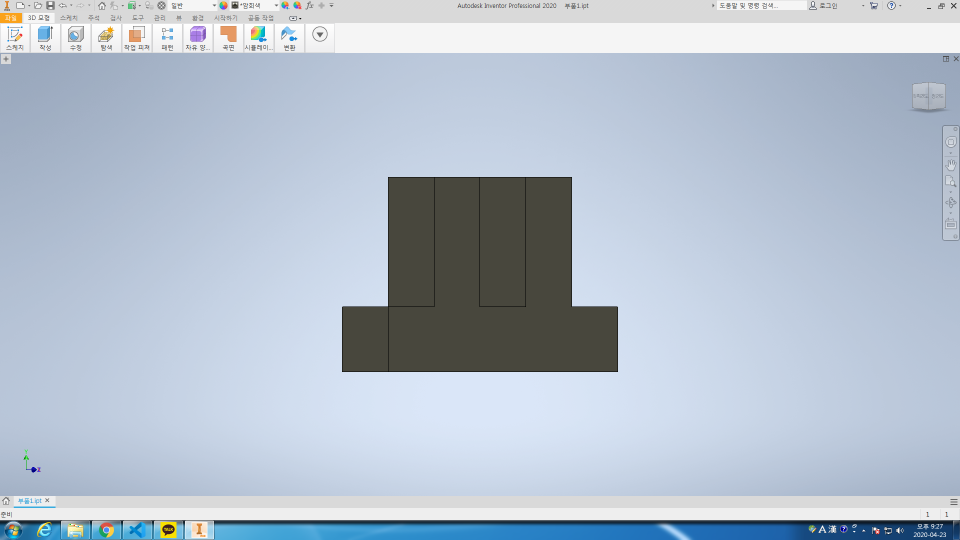
#> input picture failure_find+excel/data1/rotation_01_01.png, 1920 x 1080 px, found by its file name (shown at 1/2 size)
$ python 100.py
#> lines starting #> are read from the running program, lines starting #| are printed output that depends on the picture; after the words box and inside, x2 and y2 are one past the last pixel; in counts of white or black regions, pixels touching at a corner belong together
"""
1. 사진 보정
2. roi 추출
3. 사진 규격 통일
4. 좌표 추출
5. 원본 좌표와 비교
6. 불량 구분
"""
import cv2
import numpy as np

def retouching(path):
    rotation_point = []

    image = cv2.imread(path, cv2.IMREAD_COLOR)
#> image is the input picture: shape (1080, 1920, 3); mean B, G, R 205.8, 191.5, 179.7
    # cv2.imshow("result", gray)
    # cv2.waitKey(0)
    # cv2.destroyAllWindows()

    gray = cv2.cvtColor(image, cv2.COLOR_BGR2GRAY)
    # cv2.imshow("result", gray)
    # cv2.waitKey(0)
    # cv2.destroyAllWindows()

    edge = cv2.Canny(gray, 50, 100)
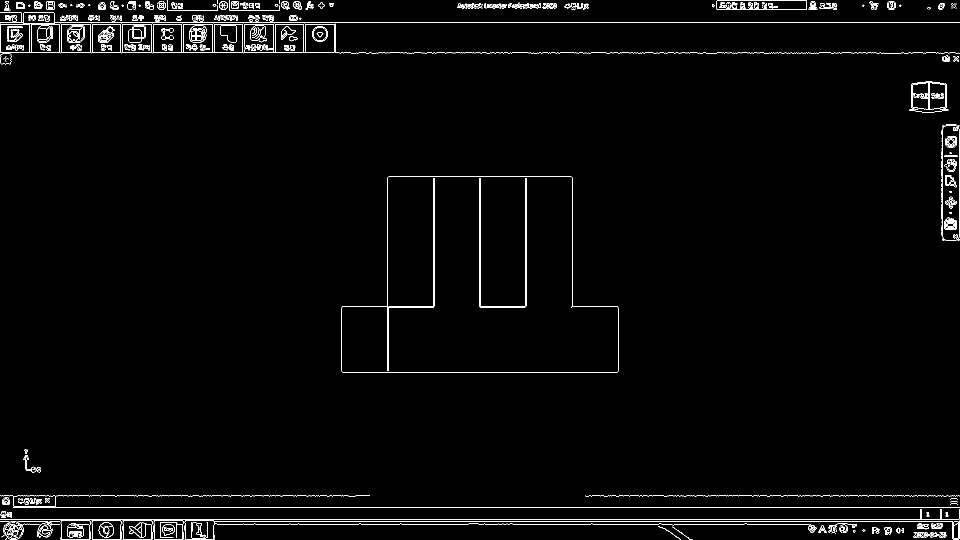
#> edge: shape (1080, 1920) (shown at 1/2 size); 1.8% white in thin lines or dots
    # cv2.imshow("result", edge)
    # cv2.waitKey(0)
    # cv2.destroyAllWindows()

    edge = cv2.bitwise_not(edge)
#> edge: shape (1080, 1920); 98.2% white; black in thin lines or dots
    # cv2.imshow("result", edge)
    # cv2.waitKey(0)
    # cv2.destroyAllWindows()

    contours = cv2.findContours(edge.copy(), cv2.RETR_LIST, cv2.CHAIN_APPROX_SIMPLE)
#> contours = 3281 contours, 2670 with area under 20; largest, box (x1, y1, x2, y2) and area: (0, 46, 1920, 1080) 1973200, (0, 0, 1920, 46) 84015, (304, 47, 488, 107) 10450, (487, 47, 670, 107) 4421, (243, 47, 305, 107) 3482
    cv2.drawContours(edge, contours[0], -1, (0, 0, 0), 1, cv2.LINE_8)
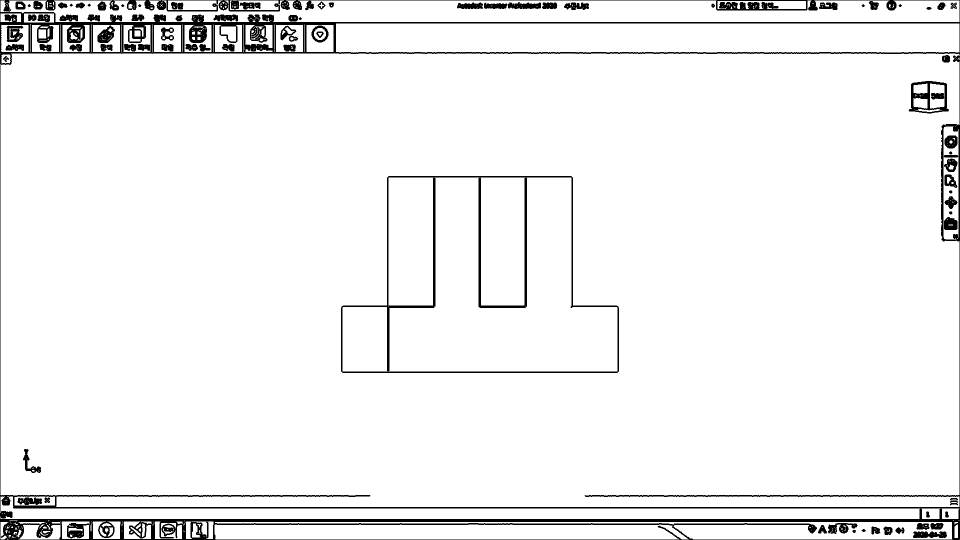
#> edge: shape (1080, 1920) (shown at 1/2 size); 94.9% white; 82 black regions
    # cv2.imshow("result", edge)
    # cv2.waitKey(0)
    # cv2.destroyAllWindows()

    contours, hierarchy = cv2.findContours(edge, cv2.RETR_TREE, cv2.CHAIN_APPROX_SIMPLE)
#> contours = 603 contours, 424 with area under 20; largest, box (x1, y1, x2, y2) and area: (1, 106, 1919, 1014) 1718987, (681, 351, 1239, 747) 172307, (778, 355, 1235, 743) 102680, (672, 47, 1919, 105) 70236, (17, 1, 1919, 44) 67728

    for cnt in enumerate(contours):
        epsilon = 0.005 * cv2.arcLength(cnt[1], True)
        approx = cv2.approxPolyDP(cnt[1], epsilon, True)

        if (80000 < cv2.contourArea(cnt[1]) < 1000000):
            if (hierarchy[0][cnt[0]][2] == -1 and len(approx) >= 12):
                Max = Max2 = -float("inf")
                Min = Min2 = float("inf")
                Max_num = Max2_num = 0
                Min_num = Min2_num = 0
                for i in range(len(approx)):
                    if (approx[i][0][0] >= Max):
                        Max2 = Max
                        Max2_num = Max_num
                        Max = approx[i][0][0]
                        Max_num = i
                    elif (Max2 < approx[i][0][0] < Max):
                        Max2 = approx[i][0][0]
                        Max2_num = i
                    if (approx[i][0][0] <= Min):
                        Min2 = Min
                        Min2_num = Min_num
                        Min = approx[i][0][0]
                        Min_num = i
                    elif (Min2 > approx[i][0][0] > Min):
                        Min2 = approx[i][0][0]
                        Min2_num = i

                if (approx[Min_num][0][1] > approx[Min2_num][0][1]):
                    rotation_point.append([])
                    rotation_point[0].append(approx[Min2_num][0][0])
                    rotation_point[0].append(approx[Min2_num][0][1])
                    rotation_point.append([])
                    rotation_point[1].append(approx[Min_num][0][0])
                    rotation_point[1].append(approx[Min_num][0][1])
                    if (approx[Max_num][0][1] > approx[Max2_num][0][1]):
                        rotation_point.append([])
                        rotation_point[2].append(approx[Max2_num][0][0])
                        rotation_point[2].append(approx[Max2_num][0][1])
                        rotation_point.append([])
                        rotation_point[3].append(approx[Max_num][0][0])
                        rotation_point[3].append(approx[Max_num][0][1])
                    else:
                        rotation_point.append([])
                        rotation_point[2].append(approx[Max_num][0][0])
                        rotation_point[2].append(approx[Max_num][0][1])
                        rotation_point.append([])
                        rotation_point[3].append(approx[Max2_num][0][0])
                        rotation_point[3].append(approx[Max2_num][0][1])
                else:
                    rotation_point.append([])
                    rotation_point[0].append(approx[Min_num][0][0])
                    rotation_point[0].append(approx[Min_num][0][1])
                    rotation_point.append([])
                    rotation_point[1].append(approx[Min2_num][0][0])
                    rotation_point[1].append(approx[Min2_num][0][1])
                    if (approx[Max_num][0][1] > approx[Max2_num][0][1]):
                        rotation_point.append([])
                        rotation_point[2].append(approx[Max2_num][0][0])
                        rotation_point[2].append(approx[Max2_num][0][1])
                        rotation_point.append([])
                        rotation_point[3].append(approx[Max_num][0][0])
                        rotation_point[3].append(approx[Max_num][0][1])
                    else:
                        rotation_point.append([])
                        rotation_point[2].append(approx[Max_num][0][0])
                        rotation_point[2].append(approx[Max_num][0][1])
                        rotation_point.append([])
                        rotation_point[3].append(approx[Max2_num][0][0])
                        rotation_point[3].append(approx[Max2_num][0][1])
#> this loop made 603 passes
#> epsilon on pass 228: 11.07
#> epsilon on passes 5, 9, 11, 21, 22, 23: 0.0741, 0.0724, 0.0683, 0.105, 0.0554, 0.177
#> after the loop, rotation_point = [[779, 616], [778, 742], [1234, 615], [1234, 742]]

    h, w = image.shape[:2]
#> h = 1080; w = 1920

    pts1 = np.float32(rotation_point)
#> pts1 = [[779, 616], [778, 742], [1234, 615], [1234, 742]]
    pts2 = np.float32([[637, 615], [637, 741], [1282, 615], [1282, 741]])

    M = cv2.getPerspectiveTransform(pts1, pts2)
#> M = [[1.48, 0.0231, -511.1], [0.0133, 1.04, -19.6], [1.79e-05, 1.8e-05, 1]]

    return image, cv2.warpPerspective(image, M, (w, h))

def extraction(image): # 원본에서 roi 추출
    # [4 lines of commented-out code are left out]

    gray = cv2.cvtColor(image, cv2.COLOR_BGR2GRAY)
    # cv2.imshow("1", gray)
    # cv2.waitKey(0)
    # cv2.destroyAllWindows()

    edge = cv2.Canny(gray, 50, 100)
    # cv2.imshow("1", edge)
    # cv2.waitKey(0)
    # cv2.destroyAllWindows()

    edge = cv2.bitwise_not(edge)
    # cv2.imshow("1", edge)
    # cv2.waitKey(0)
    # cv2.destroyAllWindows()

    contours = cv2.findContours(edge.copy(), cv2.RETR_LIST, cv2.CHAIN_APPROX_SIMPLE)
    cv2.drawContours(edge, contours[0], -1, (0, 0, 0), 1, cv2.LINE_8)

    contours, hierarchy = cv2.findContours(edge, cv2.RETR_TREE, cv2.CHAIN_APPROX_SIMPLE)

    for cnt in enumerate(contours): # 차영상에서 도형 정보 수집
        epsilon = 0.005 * cv2.arcLength(cnt[1], True)
        approx = cv2.approxPolyDP(cnt[1], epsilon, True)

        if (80000 < cv2.contourArea(cnt[1]) < 1000000 and len(approx) >= 8):
            # 넓이 한번 거른후, 엣지마다 바깥, 안 컨투어가 생기는데 안쪽 컨투어 사용, 꼭지점 8개 이상
            # 컨투어 내부에 컨투어가 없다는걸 전제로 했는데 구멍이 있을경우 X (회전보정때 사용해서 변경도 X)
            # 엣지에 컨투어 2개가 생기는경우 큰쪽이 작은쪽의 부모인가(같거나 더 작은가)로 확인해야할듯 -> 모든경우 일치
            # 일단 귀찮아서 마지막걸로 바꿨는데 나름 잘되는듯
            left, top, width, height = cv2.boundingRect(cnt[1])
            dst = image.copy()
            dst = image[top - 10:top + height + 10, left - 10:left + width + 10]
    return dst

def Standardization(image):
    height, width = 600, 1000
    blank_image = np.zeros((height, width, 3), np.uint8)
    blank_image = cv2.bitwise_not(blank_image)

    result_y, result_x = roi.shape[:2]
    blank_image[height - result_y:height, 0:result_x] = image


    return blank_image

path = "C:/Users/HSWB/Desktop/edge_detector/data1/rotation_01_01.png"

clip, retouch_clip = retouching(path) # 사진 보정

roi = extraction(retouch_clip) # roi 추출
#> in extraction, `gray = cv2.cvtColor(image, cv2.COLOR_BGR2GRAY)`:
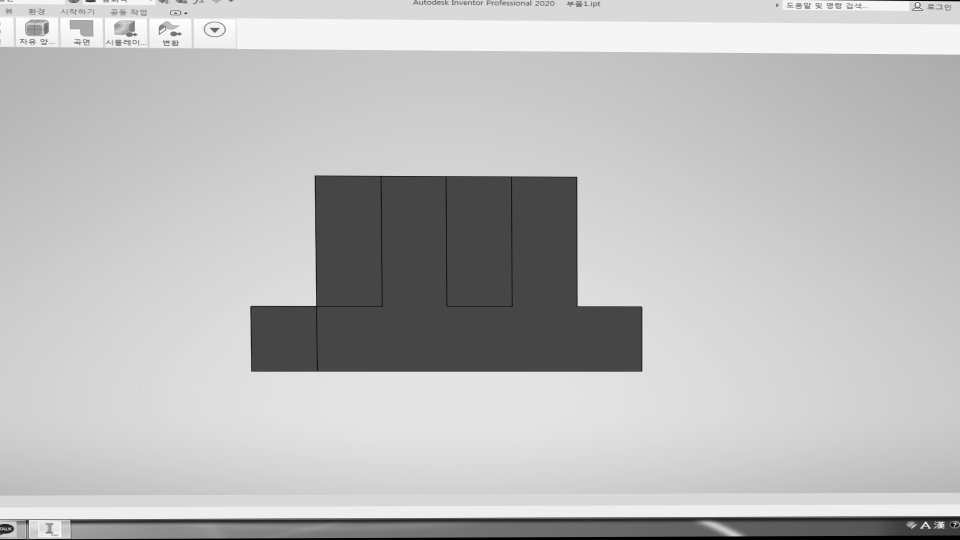
#> gray: shape (1080, 1920) (shown at 1/2 size); min 0, max 255, mean 188.3
#> in extraction, `edge = cv2.Canny(gray, 50, 100)`: edge: shape (1080, 1920); 1.3% white in thin lines or dots
#> in extraction, `edge = cv2.bitwise_not(edge)`:
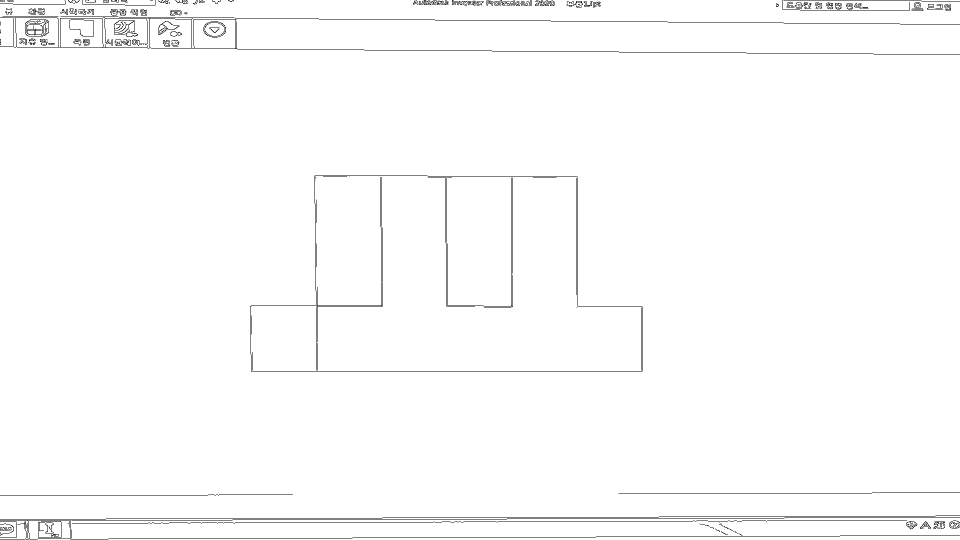
#> edge: shape (1080, 1920) (shown at 1/2 size); 98.7% white; black in thin lines or dots
#> in extraction, `contours = cv2.findContours(edge.copy(), cv2.RETR_LIST, cv2.CHAIN_APPR..`: contours = 1158 contours, 810 with area under 20; largest, box (x1, y1, x2, y2) and area: (0, 0, 1920, 1080) 2066681, (503, 742, 1284, 745) 1558, (633, 563, 766, 685) 830, (1424, 985, 1745, 988) 638, (101, 989, 417, 992) 628
#> in extraction, `cv2.drawContours(edge, contours[0], -1, (0, 0, 0), 1, cv2.LINE_8)`:
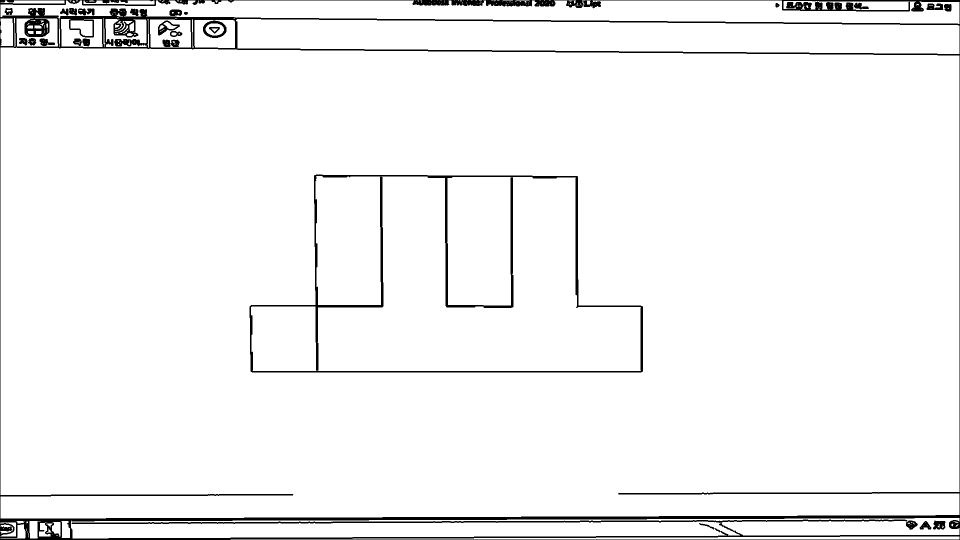
#> edge: shape (1080, 1920) (shown at 1/2 size); 96% white; 26 black regions
#> in extraction, `contours, hierarchy = cv2.findContours(edge, cv2.RETR_TREE, cv2.CHAIN_..`: contours = 284 contours, 210 with area under 20; largest, box (x1, y1, x2, y2) and area: (1, 95, 1919, 1037) 1777012, (498, 348, 1287, 746) 243728, (635, 353, 1282, 742) 145699, (472, 38, 1919, 108) 82092, (1, 1, 1919, 94) 56900
#> the loop in extraction, `for cnt in enumerate(contours):` made 284 passes
#> (epsilon, left, top, width, height) on passes 44, 49: (11.8, 498, 348, 789, 398), (13.03, 635, 353, 647, 389)
#> (cnt, epsilon) on passes 2, 3, 4, 5, 7, 8: ((1, [[112, 1070], [115, 1070]]), 0.03), ((2, [[104, 1068]]), 0), ((3, [[56, 1066], [56, 1074]]), 0.08), ((4, [[54, 1063], [55, 1064]]), 0.0141), ((6, [[53, 1057], [53, 1061]]), 0.04), ((7, [[18, 1057], [19, 1057]]), 0.01)
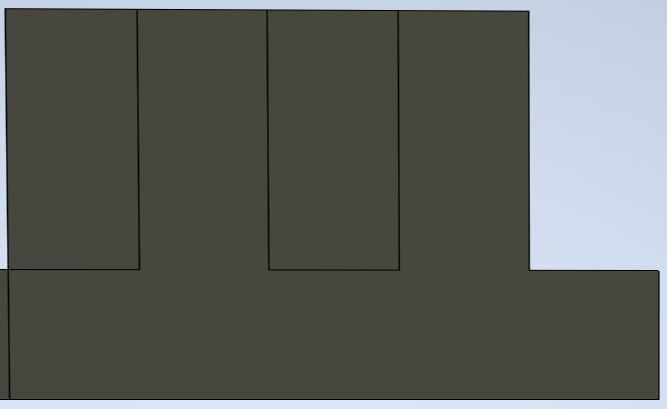
#> roi: shape (409, 667, 3); mean of channels 0, 1, 2 92.4, 97.1, 95.6; drawn as B, G, R

roi = Standardization(roi) # 규격화
#> in Standardization, `blank_image[height - result_y:height, 0:result_x] = image`:
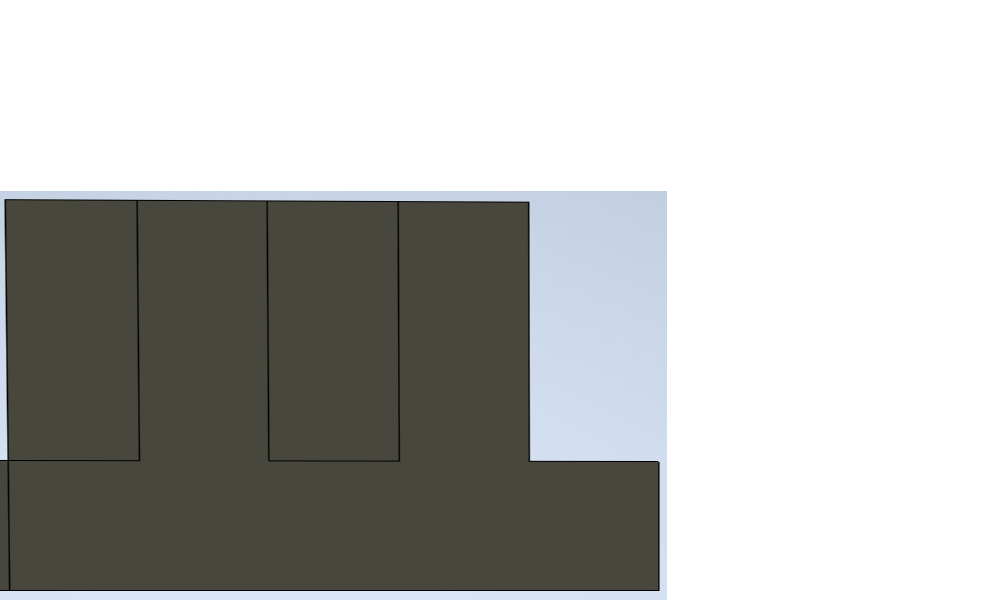
#> blank_image: shape (600, 1000, 3); mean of channels 0, 1, 2 181.1, 183.2, 182.5; drawn as B, G, R

cv2.imshow("result", roi)
cv2.waitKey(0)
cv2.destroyAllWindows()
